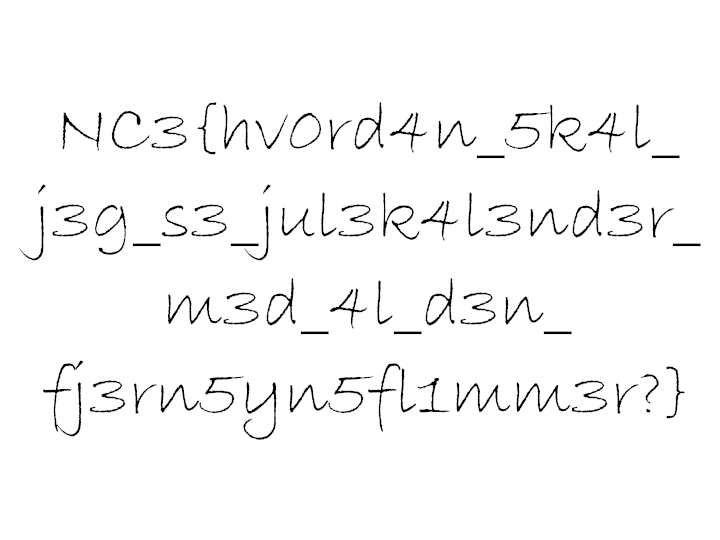
#> input picture stego/flimmer_på_fjernsynet/src/flag-original.png, 720 x 540 px
$ python generate.py
#> lines starting #> are read from the running program, lines starting #| are printed output that depends on the picture
from PIL import Image
from random import randint

im = Image.open("flag-original.png")
#> im is the input picture: PIL image 720x540 RGBA; mean R, G, B, A 248.1, 248.1, 248.1, 255

for y in range(im.height):
    for x in range(im.width):
        r, g, b, a = im.getpixel((x, y))
        if r < 100 and g < 100 and b < 100:
            im.putpixel((x, y), (randint(0, 255), randint(0, 255), randint(0, 255), a))
        else:
            im.putpixel((x, y), (255, 255, 255, 255))
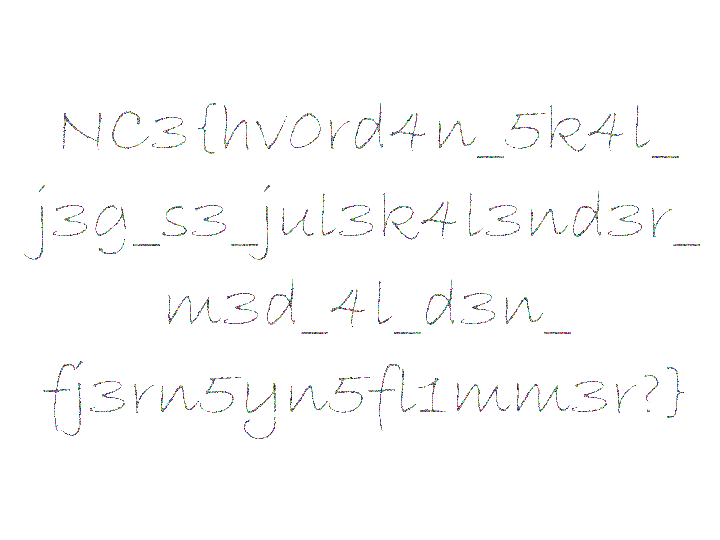
#> im: PIL image 720x540 RGBA; mean R, G, B, A 252.2, 252.3, 252.3, 255

im.save("app/flag.png")

# Randomize white pixels
for y in range(im.height):
    for x in range(im.width):
        if im.getpixel((x, y)) == (255, 255, 255, 255):
            im.putpixel((x, y), (randint(0, 255), randint(0, 255), randint(0, 255), 255))
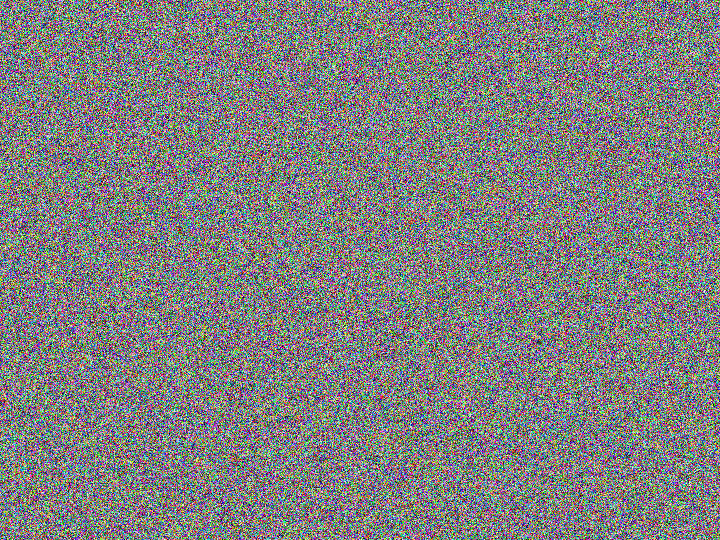
#> im: PIL image 720x540 RGBA; mean R, G, B, A 127.5, 127.4, 127.4, 255

im.save("flimmer.png")
